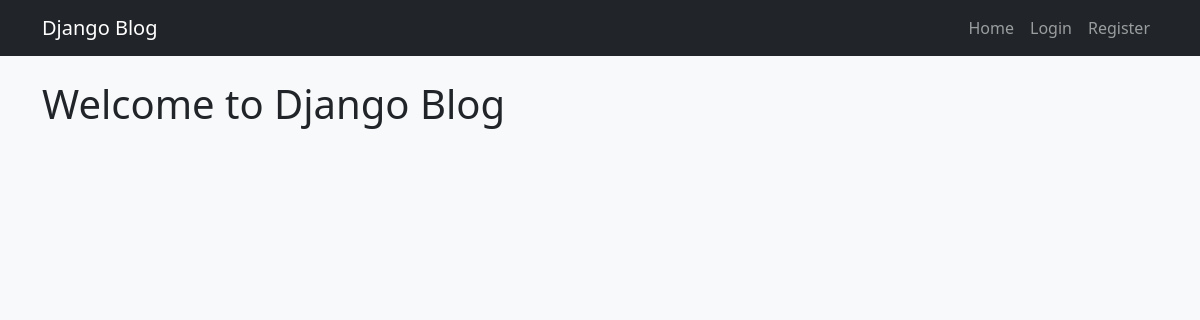
The app's page /, older data.
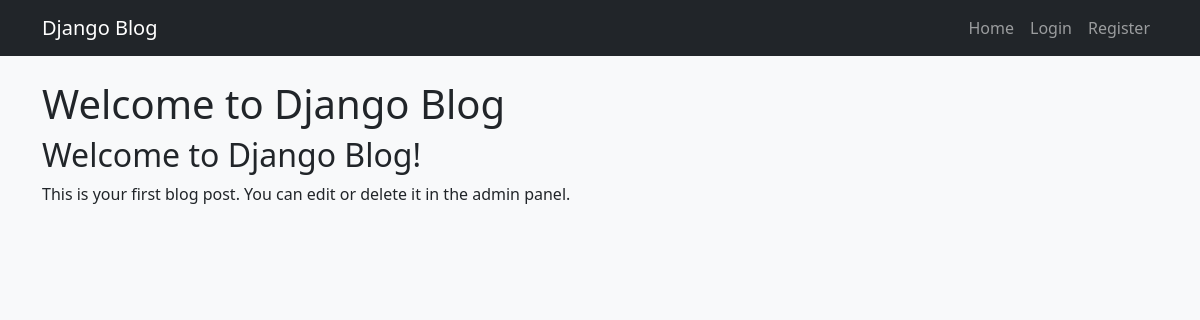
The same page, newer data.
### blog/models.py (models this page shows, shortened)
class Post(models.Model):
    title = models.CharField(max_length=100)
    content = models.TextField()
    date_posted = models.DateTimeField(default=timezone.now)
    author = models.ForeignKey(User, on_delete=models.CASCADE)
    tags = TaggableManager()  # Add this field

### blog/views.py (the view)
# urls.py: path('', PostListView.as_view(), name='blog-home'),
class PostListView(ListView):
    model = Post
    template_name = 'blog/home.html'
    context_object_name = 'posts'
    ordering = ['-date_posted']
    paginate_by = 5

### templates/blog/home.html
{% extends "blog/base.html" %}
{% block content %}
<h1>Welcome to Django Blog</h1>
{% for post in posts %}
<div class="post">
    <h2>{{ post.title }}</h2>
    <p>{{ post.content|truncatewords:50 }}</p>
</div>
{% endfor %}
{% endblock %}

### templates/blog/base.html (shortened to what this page needs)
<!DOCTYPE html>
<html lang="en">
<head>
    <link href="https://cdn.jsdelivr.net/npm/bootstrap@5.1.3/dist/css/bootstrap.min.css" rel="stylesheet">
</head>
<body>
    <nav class="navbar navbar-expand-lg navbar-dark bg-dark">
        <div class="container">
            <a class="navbar-brand" href="{% url 'blog-home' %}">Django Blog</a>
            <div class="navbar-nav">
                <a class="nav-link" href="{% url 'blog-home' %}">Home</a>
                {% if user.is_authenticated %}
                    <a class="nav-link" href="{% url 'post-create' %}">New Post</a>
                    <a class="nav-link" href="{% url 'logout' %}">Logout</a>
                {% else %}
                    <a class="nav-link" href="{% url 'login' %}">Login</a>
                    <a class="nav-link" href="{% url 'register' %}">Register</a>
                {% endif %}
            </div>
        </div>
    </nav>
    <div class="container mt-4">
        {% block content %}{% endblock %}
    </div>
</body>
</html>

### templates/blog/base.html (style rules this page uses)
body { background: #f8f9fa; }

Row changes from the older to the newer data that the page shows:
added Post: title "Welcome to Django Blog!", content "This is your first blog post. You can edit or delete it in the admin panel."
